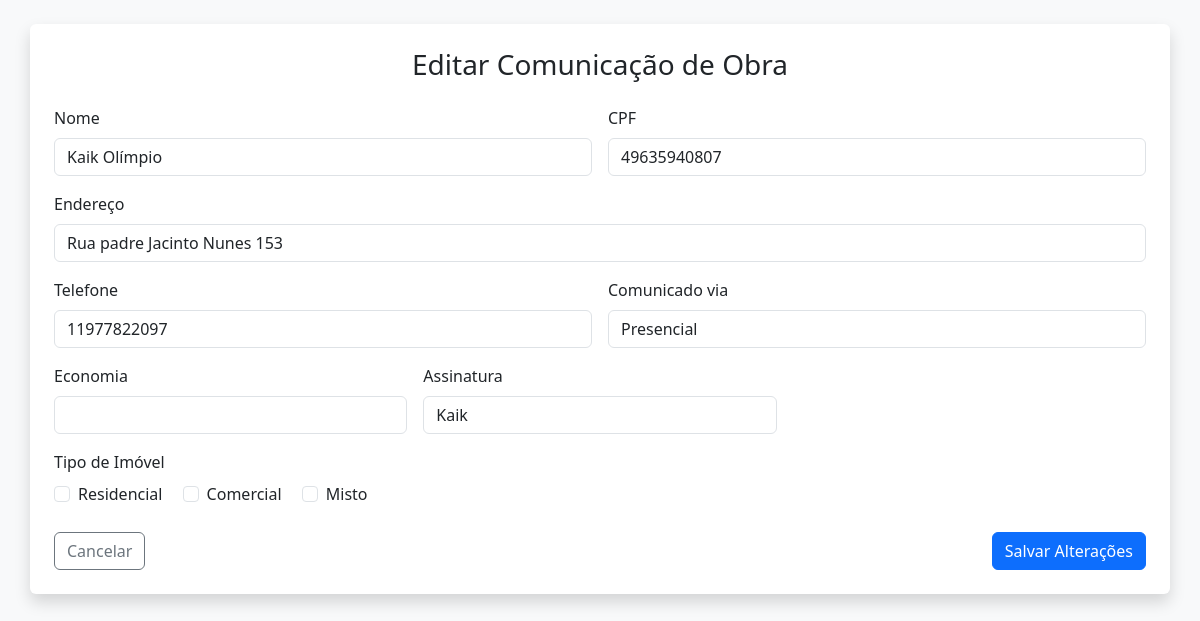
Page /comunicacoes/16/editar on the earlier database version.
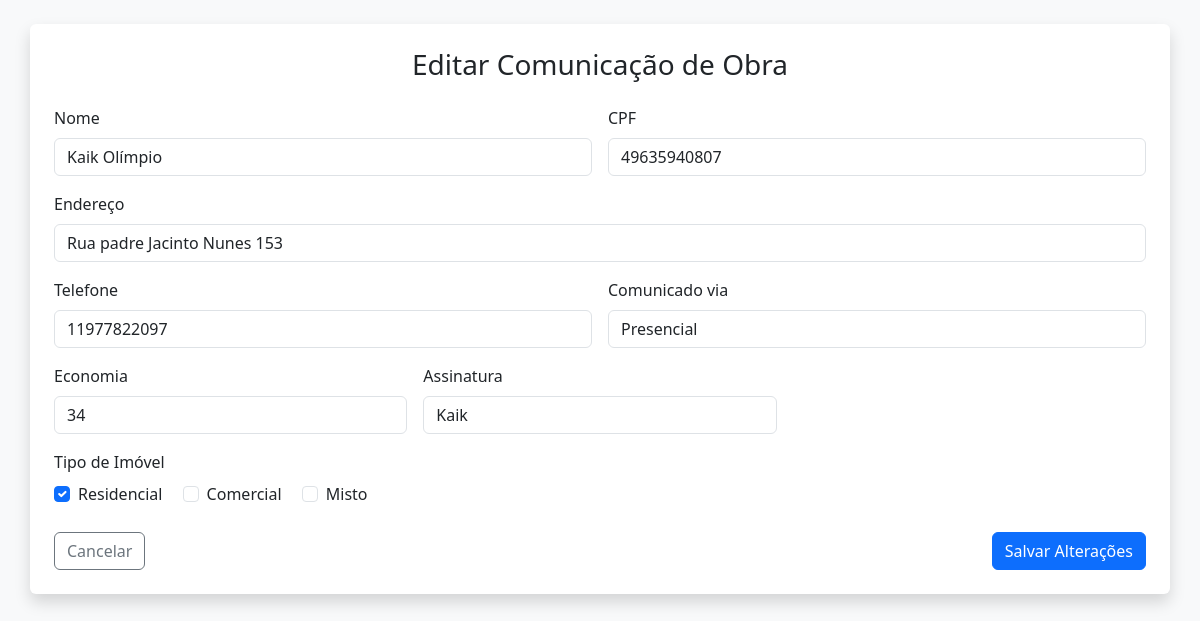
Same page on the later database version.
### models.py (models this page shows)
class ComunicacaoObra(db.Model):
    id = db.Column(db.Integer, primary_key=True)
    nome = db.Column(db.String(100), nullable=False)
    cpf = db.Column(db.String(20))
    endereco = db.Column(db.String(255))
    telefone = db.Column(db.String(50))
    comunicado = db.Column(db.String(20))
    economia = db.Column(db.String(50))
    assinatura = db.Column(db.String(100))
    tipo_imovel = db.Column(db.String(200))
    data_envio = db.Column(db.DateTime, default=datetime.utcnow)
    obra_id = db.Column(db.Integer, db.ForeignKey('obra.id', name='fk_comunicacao_obra'))
    obra = db.relationship("Obra", backref="comunicacoes")

### app.py (the view, shortened to what this page needs)
@app.route("/comunicacoes/<int:id>/editar", methods=["GET", "POST"])
def editar_comunicacao(id):
    comunicacao = ComunicacaoObra.query.get_or_404(id)
    return render_template("editar_comunicacao.html", comunicacao=comunicacao)

### templates/editar_comunicacao.html (shortened to what this page needs)
<!DOCTYPE html>
<html lang="pt-BR">
<head>
  <link href="https://cdn.jsdelivr.net/npm/bootstrap@5.3.3/dist/css/bootstrap.min.css" rel="stylesheet" />
</head>
<body class="bg-light p-4">
  <div class="container bg-white rounded shadow p-4">
    <h3 class="mb-4 text-center"> Editar Comunicação de Obra</h3>
    <form method="POST">
      <div class="row g-3">
        <div class="col-md-6">
          <label class="form-label">Nome</label>
          <input type="text" name="nome" class="form-control" required value="{{ comunicacao.nome }}">
        </div>
        <div class="col-md-6">
          <label class="form-label">CPF</label>
          <input type="text" name="cpf" class="form-control" required value="{{ comunicacao.cpf }}">
        </div>
        <div class="col-md-12">
          <label class="form-label">Endereço</label>
          <input type="text" name="endereco" class="form-control" required value="{{ comunicacao.endereco }}">
        </div>
        <div class="col-md-6">
          <label class="form-label">Telefone</label>
          <input type="text" name="telefone" class="form-control" required value="{{ comunicacao.telefone }}">
        </div>
        <div class="col-md-6">
          <label class="form-label">Comunicado via</label>
          <input type="text" name="comunicado" class="form-control" required value="{{ comunicacao.comunicado }}">
        </div>
        <div class="col-md-4">
          <label class="form-label">Economia</label>
          <input type="text" name="economia" class="form-control" value="{{ comunicacao.economia }}">
        </div>
        <div class="col-md-4">
          <label class="form-label">Assinatura</label>
          <input type="text" name="assinatura" class="form-control" value="{{ comunicacao.assinatura }}">
        </div>
        <div class="col-md-12">
          <label class="form-label">Tipo de Imóvel</label><br>
          {% set tipos_selecionados = comunicacao.tipo_imovel.split(',') %}
          <div class="form-check form-check-inline">
            <input class="form-check-input" type="checkbox" name="tipo_imovel" value="Residencial"
              {% if 'Residencial' in tipos_selecionados %}checked{% endif %}>
            <label class="form-check-label">Residencial</label>
          </div>
          <div class="form-check form-check-inline">
            <input class="form-check-input" type="checkbox" name="tipo_imovel" value="Comercial"
              {% if 'Comercial' in tipos_selecionados %}checked{% endif %}>
            <label class="form-check-label">Comercial</label>
          </div>
          <div class="form-check form-check-inline">
            <input class="form-check-input" type="checkbox" name="tipo_imovel" value="Misto"
              {% if 'Misto' in tipos_selecionados %}checked{% endif %}>
            <label class="form-check-label">Misto</label>
          </div>
        </div>
        <div class="col-12 d-flex justify-content-between mt-4">
          <a href="{{ url_for('listar_comunicacoes') }}" class="btn btn-outline-secondary">
             Cancelar
          </a>
          <button type="submit" class="btn btn-primary">
             Salvar Alterações
          </button>
        </div>
      </div>
    </form>
  </div>
</body>
</html>

Differences in the rows shown:
changed ComunicacaoObra "Kaik Olímpio": economia (not shown) → "34"
Other differences:
form field tipo_imovel: "☐" → "☑"
